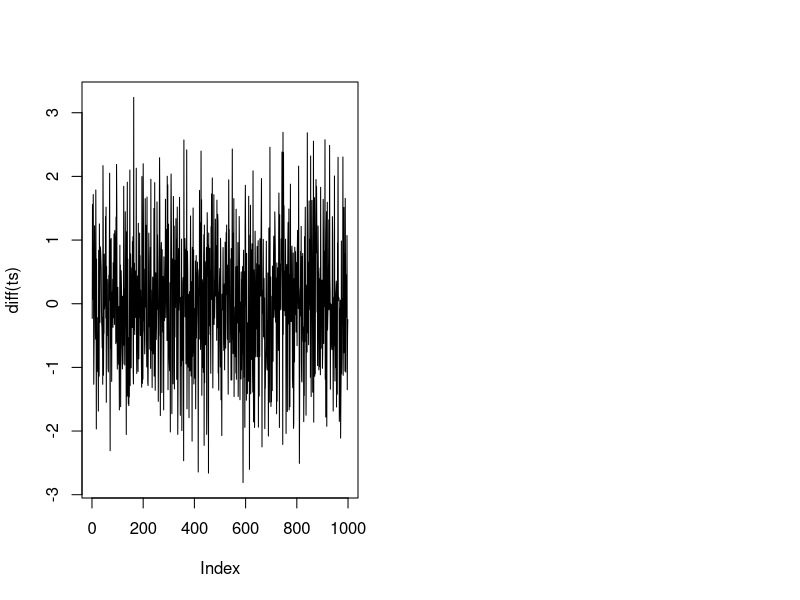

Generate this figure with R:
#General Functions in R
#cbind(), rbind(),range(),sort(),order() 

#diff() function
#If you work on time series, you need to stationary the series by taking their lag values. 
#A stationary process allows constant mean, variance and autocorrelation over time. 
#This mainly improves the prediction of a time series.
#It can be easily done with the function diff(). 
#We can build a random time-series data with a trend and then use the function diff() to 
#stationary the series. 
#The diff() function accepts one argument, a vector, and return suitable 
#lagged and iterated difference.

#Note: We often need to create random data, but for learning and comparison we want 
#the numbers to be identical across machines. 
#To ensure we all generate the same data, we use the set.seed() function with 
#arbitrary values of 123. 
#The set.seed() function is generated through the process of pseudorandom number generator 
#that make every modern computers to have the same sequence of numbers. 
#If we don't use set.seed() function, we will all have different sequence of numbers.

set.seed(123)
## Create the data
x = rnorm(1000)
x
ts <- cumsum(x)
ts
## Stationary the serie
diff_ts <- diff(ts)
diff_ts
par(mfrow=c(1,2))
par
## Plot the series
?plot(ts, type='l')
plot(diff(ts), type='l')

#length() function
#In many cases, we want to know the length of a vector for computation or to be used 
#in a for loop. 
#The length() function counts the number of rows in vector x. 
#The following codes import the cars dataset and return the number of rows.

#Note: length() returns the number of elements in a vector. 
#If the function is passed into a matrix or a data frame, 
#the number of columns is returned.

dt <- cars
## number columns
length(dt)

## number rows
length(dt[,1])

#Math functions
#R has an array of mathematical functions.

#Operator	Description
#abs(x)	Takes the absolute value of x
#log(x,base=y)	Takes the logarithm of x with base y; if base is not specified, returns the natural logarithm
#exp(x)	Returns the exponential of x
#sqrt(x)	Returns the square root of x
#factorial(x)	Returns the factorial of x (x!)

# sequence of number from 44 to 55 both including incremented by 1
x_vector <- seq(45,55, by = 1)
x_vector 
#logarithm
log(x_vector)

#exponential
exp(x_vector)

#squared root
sqrt(x_vector)

#factorial
factorial(x_vector)

#Statistical functions
#R standard installation contains wide range of statistical functions. 
#we will briefly look at the most important function..

#Basic statistic functions

#Operator

mean(x)
#Mean of x

median(x)
#Median of x

var(x)
#Variance of x

sd(x)
#Standard deviation of x

?scale(x)
#Standard scores (z-scores) of x

?quantile(x)
#The quartiles of x

summary(x)
#Summary of x: mean, min, max etc..

View(dt)
speed <- dt$speed
speed


# Mean speed of cars dataset
mean(speed)

# Median speed of cars dataset
median(speed)

# Variance speed of cars dataset
var(speed)

# Standard deviation speed of cars dataset
sd(speed)

# Standardize vector speed of cars dataset		
head(scale(speed), 10)

# Quantile speed of cars dataset
quantile(speed)

# Summary speed of cars dataset
summary(speed)

